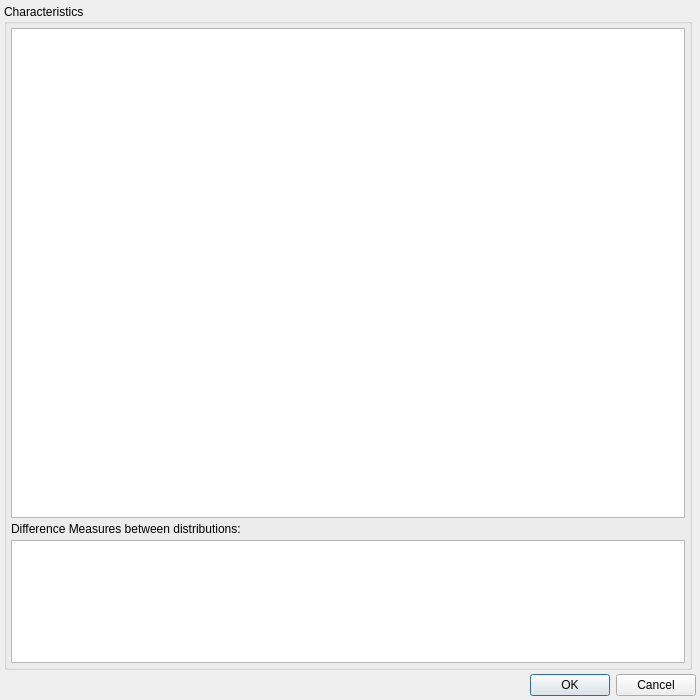
<?xml version="1.0" encoding="UTF-8"?>
<ui version="4.0">
 <class>CharacteristicsMeasureDialog</class>
 <widget class="QDialog" name="CharacteristicsMeasureDialog">
  <property name="geometry">
   <rect>
    <x>0</x>
    <y>0</y>
    <width>700</width>
    <height>700</height>
   </rect>
  </property>
  <property name="windowTitle">
   <string>Characteristics/Measures/Differences selection</string>
  </property>
  <layout class="QGridLayout" name="gridLayout">
   <property name="leftMargin">
    <number>4</number>
   </property>
   <property name="topMargin">
    <number>4</number>
   </property>
   <property name="rightMargin">
    <number>4</number>
   </property>
   <property name="bottomMargin">
    <number>4</number>
   </property>
   <property name="spacing">
    <number>4</number>
   </property>
   <item row="0" column="0">
    <widget class="QGroupBox" name="gbCharacteristics">
     <property name="title">
      <string>Characteristics</string>
     </property>
     <layout class="QVBoxLayout" name="layCharacteristics">
      <property name="spacing">
       <number>4</number>
      </property>
      <property name="leftMargin">
       <number>4</number>
      </property>
      <property name="topMargin">
       <number>4</number>
      </property>
      <property name="rightMargin">
       <number>4</number>
      </property>
      <property name="bottomMargin">
       <number>4</number>
      </property>
      <item>
       <widget class="QTableView" name="tvCharacteristic">
        <property name="sizePolicy">
         <sizepolicy hsizetype="Expanding" vsizetype="Expanding">
          <horstretch>0</horstretch>
          <verstretch>4</verstretch>
         </sizepolicy>
        </property>
       </widget>
      </item>
      <item>
       <widget class="QLabel" name="lbDiffMeasures">
        <property name="text">
         <string>Difference Measures between distributions:</string>
        </property>
       </widget>
      </item>
      <item>
       <widget class="QTableView" name="tvDiffMeasures">
        <property name="sizePolicy">
         <sizepolicy hsizetype="Expanding" vsizetype="Expanding">
          <horstretch>0</horstretch>
          <verstretch>1</verstretch>
         </sizepolicy>
        </property>
       </widget>
      </item>
     </layout>
    </widget>
   </item>
   <item row="1" column="0" colspan="2">
    <widget class="QDialogButtonBox" name="buttonBox">
     <property name="orientation">
      <enum>Qt::Horizontal</enum>
     </property>
     <property name="standardButtons">
      <set>QDialogButtonBox::Cancel|QDialogButtonBox::Ok</set>
     </property>
    </widget>
   </item>
  </layout>
 </widget>
 <resources/>
 <connections>
  <connection>
   <sender>buttonBox</sender>
   <signal>accepted()</signal>
   <receiver>CharacteristicsMeasureDialog</receiver>
   <slot>accept()</slot>
   <hints>
    <hint type="sourcelabel">
     <x>248</x>
     <y>254</y>
    </hint>
    <hint type="destinationlabel">
     <x>157</x>
     <y>274</y>
    </hint>
   </hints>
  </connection>
  <connection>
   <sender>buttonBox</sender>
   <signal>rejected()</signal>
   <receiver>CharacteristicsMeasureDialog</receiver>
   <slot>reject()</slot>
   <hints>
    <hint type="sourcelabel">
     <x>316</x>
     <y>260</y>
    </hint>
    <hint type="destinationlabel">
     <x>286</x>
     <y>274</y>
    </hint>
   </hints>
  </connection>
 </connections>
</ui>
